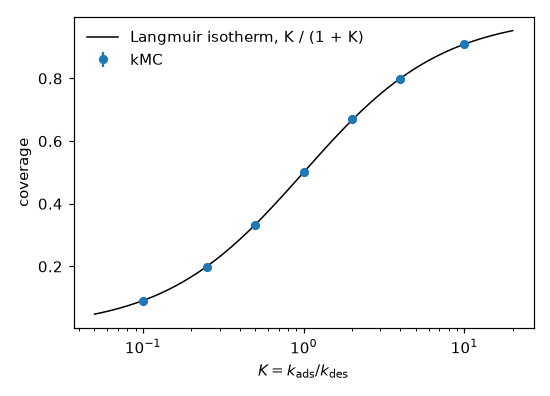

This figure's Python source:
"""Langmuir adsorption: the coverage of a surface in equilibrium with a gas.

The simplest surface model with an exact answer.  Every site of a square
lattice is empty ("E") or holds one adsorbed molecule ("A").  Molecules adsorb
on empty sites with the rate constant ``k_ads`` (proportional to the gas
pressure) and desorb with the rate constant ``k_des``; they do not interact.
In equilibrium the fraction of occupied sites follows the Langmuir isotherm

    coverage = K / (1 + K),    K = k_ads / k_des

The script runs the model for a series of values of ``K`` and compares the
measured coverage to this formula.

The coverage is measured by a small analysis plugin that averages over *time*.
A kMC step takes a different amount of time in every state (short when many
processes are available), so a plain average over the steps would be biased.

Run it with::

    python langmuir.py            # about 5 s
    python langmuir.py --plot     # also writes langmuir.png (needs matplotlib)

Reference: I. Langmuir, J. Am. Chem. Soc. 40 (1918) 1361.
"""

from __future__ import annotations

import argparse
import contextlib
import io
import sys
from pathlib import Path

import numpy as np

from pykmclib import (
    KMCAnalysisPlugin,
    KMCConfiguration,
    KMCControlParameters,
    KMCInteractions,
    KMCLattice,
    KMCLatticeModel,
    KMCProcess,
    KMCUnitCell,
)

# The values of K = k_ads / k_des of the isotherm.
RATIOS = (0.1, 0.25, 0.5, 1.0, 2.0, 4.0, 10.0)


def build_configuration(size=20):
    """An empty ``size`` x ``size`` square lattice."""
    unit_cell = KMCUnitCell(
        cell_vectors=np.eye(3), basis_points=[[0.0, 0.0, 0.0]]
    )
    lattice = KMCLattice(
        unit_cell=unit_cell,
        repetitions=(size, size, 1),
        periodic=(True, True, False),
    )
    return KMCConfiguration(
        lattice=lattice, types=["E"] * (size * size), possible_types=["E", "A"]
    )


def build_interactions(adsorption_rate=1.0, desorption_rate=1.0):
    """Two processes on a single site each: adsorption and desorption."""
    site = [[0.0, 0.0, 0.0]]
    processes = [
        KMCProcess(
            site,
            elements_before=["E"],
            elements_after=["A"],
            basis_sites=[0],
            rate_constant=float(adsorption_rate),
        ),
        KMCProcess(
            site,
            elements_before=["A"],
            elements_after=["E"],
            basis_sites=[0],
            rate_constant=float(desorption_rate),
        ),
    ]
    return KMCInteractions(processes=processes, implicit_wildcards=True)


class TimeAveragedCoverage(KMCAnalysisPlugin):
    """The fraction of the sites holding ``species``, averaged over time.

    The averages are collected in blocks of the duration ``block_length``.
    """

    def __init__(self, species="A", block_length=1.0):
        self.species = species
        self.block_length = float(block_length)
        self.durations = []  # the length of every completed block ...
        self.averages = []  # ... and the average coverage during it

    def setup(self, step, time, configuration):
        # Called once, before the first step.
        self._type = configuration.possibleTypes()[self.species]
        self._sites = len(configuration.sites())
        self._count = configuration.particlesPerType()[self._type]
        self._time = self._block_start = time
        self._integral = 0.0

    def registerStep(self, step, time, configuration):
        # Called after every step. The state seen at the previous call lasted
        # until now.
        self._integral += self._count * (time - self._time)
        self._count = configuration.particlesPerType()[self._type]
        self._time = time

        if time - self._block_start >= self.block_length:
            duration = time - self._block_start
            self.durations.append(duration)
            self.averages.append(self._integral / duration / self._sites)
            self._block_start = time
            self._integral = 0.0

    def result(self, skip=1):
        """The average over all blocks but the first ``skip``, and its error."""
        durations = np.array(self.durations[skip:])
        averages = np.array(self.averages[skip:])
        if len(averages) < 2:
            return float("nan"), float("nan")
        mean = np.sum(durations * averages) / np.sum(durations)
        return float(mean), float(averages.std(ddof=1) / np.sqrt(len(averages)))

    def printResults(self, stream=sys.stdout):
        stream.write(f"{'block length':>15s} {'coverage':>15s}\n")
        for duration, average in zip(
            self.durations, self.averages, strict=True
        ):
            stream.write(f"{duration:15.5e} {average:15.6f}\n")


def measure_coverage(ratio, size=20, steps=100_000, seed=1):
    """Run the model at ``K = ratio``.

    :returns: the coverage in equilibrium and its standard error.
    """
    adsorption_rate, desorption_rate = float(ratio), 1.0
    configuration = build_configuration(size)
    model = KMCLatticeModel(
        configuration=configuration,
        interactions=build_interactions(adsorption_rate, desorption_rate),
    )

    # The coverage relaxes towards equilibrium as exp(-(k_ads + k_des) * t).
    # Blocks of ten relaxation times are nearly independent of each other, so
    # their scatter gives the error of the mean; the first block starts from
    # the empty surface and is dropped.
    relaxation_time = 1.0 / (adsorption_rate + desorption_rate)
    coverage = TimeAveragedCoverage(
        species="A", block_length=10.0 * relaxation_time
    )

    # analysis_interval=1 (the default): the analysis has to see every step.
    control_parameters = KMCControlParameters(
        number_of_steps=steps,
        dump_interval=steps,
        analysis_interval=1,
        seed=seed,
    )
    # Silence the progress messages of the library: this run is one of a series.
    with contextlib.redirect_stdout(io.StringIO()):
        model.run(control_parameters=control_parameters, analysis=[coverage])
    return coverage.result(skip=1)


def plot(results, filename):
    try:
        import matplotlib
    except ImportError:
        print("matplotlib is not installed, no figure was written.")
        return
    matplotlib.use("Agg")
    import matplotlib.pyplot as plt

    ratios = np.array([row[0] for row in results])
    figure, axes = plt.subplots(figsize=(5.0, 3.6), dpi=110)
    curve = np.logspace(
        np.log10(ratios.min() / 2.0), np.log10(ratios.max() * 2.0), 200
    )
    axes.plot(
        curve,
        curve / (1.0 + curve),
        "k-",
        lw=1.0,
        label="Langmuir isotherm, K / (1 + K)",
    )
    axes.errorbar(
        ratios,
        [row[1] for row in results],
        yerr=[row[2] for row in results],
        fmt="o",
        ms=5,
        label="kMC",
    )
    axes.set_xscale("log")
    axes.set_xlabel(r"$K = k_\mathrm{ads} / k_\mathrm{des}$")
    axes.set_ylabel("coverage")
    axes.legend(frameon=False)
    figure.tight_layout()
    figure.savefig(filename)
    plt.close(figure)
    print(f"Figure written to {filename}")


def main(argv=None):
    parser = argparse.ArgumentParser(description=__doc__.splitlines()[0])
    parser.add_argument(
        "--size",
        type=int,
        default=20,
        help="the lattice has size x size sites (default: %(default)s)",
    )
    parser.add_argument(
        "--steps",
        type=int,
        default=100_000,
        help="number of kMC steps per run (default: %(default)s)",
    )
    parser.add_argument(
        "--seed",
        type=int,
        default=2014,
        help="seed of the random number generator",
    )
    parser.add_argument(
        "--output-dir",
        type=Path,
        default=Path(__file__).resolve().parent / "output",
    )
    parser.add_argument(
        "--plot",
        action="store_true",
        help="write a figure of the isotherm (needs matplotlib)",
    )
    args = parser.parse_args(argv)
    args.output_dir.mkdir(parents=True, exist_ok=True)

    print("       K    coverage (kMC)      Langmuir   deviation")
    results = []
    for index, ratio in enumerate(RATIOS):
        coverage, error = measure_coverage(
            ratio, size=args.size, steps=args.steps, seed=args.seed + index
        )
        exact = ratio / (1.0 + ratio)
        results.append((ratio, coverage, error, exact))
        print(
            f"  {ratio:6.2f}   {coverage:.4f} +/- {error:.4f}     {exact:.4f}"
            f"   {coverage - exact:+.4f}"
        )

    header = (
        "K = k_ads/k_des, coverage (kMC), standard error, coverage (Langmuir)"
    )
    np.savetxt(
        args.output_dir / "isotherm.data",
        np.array(results),
        fmt="%12.6f",
        header=header,
    )
    print(f"Results written to {args.output_dir}")

    if args.plot:
        plot(results, args.output_dir / "langmuir.png")
    return 0


if __name__ == "__main__":
    raise SystemExit(main())
